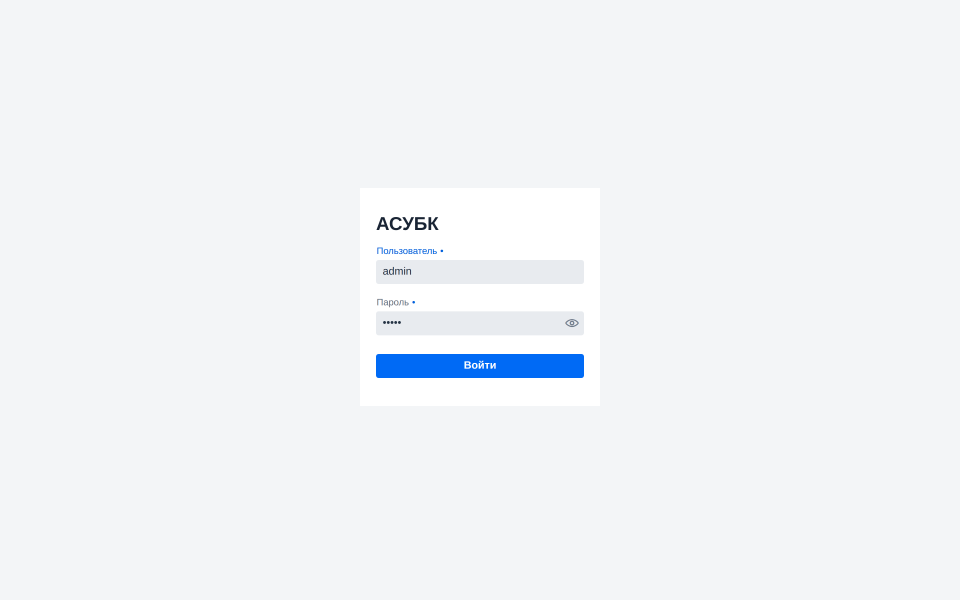
#> input picture user-manual/images/01-login-empty.png, 2880 x 1800 px, found by its file name (shown at 1/3 size)
$ python annotate.py
#> lines starting #> are read from the running program, lines starting #| are printed output that depends on the picture
#!/usr/bin/env python3
"""Crop + annotate auth screenshots for the user manual.
Screenshots are 2x (deviceScaleFactor=2); coords below are in real pixels."""
from PIL import Image, ImageDraw, ImageFont

IMG = "user-manual/images"
FONT_B = "/usr/share/fonts/truetype/dejavu/DejaVuSans-Bold.ttf"
RED = (220, 30, 30)
WHITE = (255, 255, 255)


def font(sz):
    return ImageFont.truetype(FONT_B, sz)


def box(d, x0, y0, x1, y1, w=4):
    d.rectangle([x0, y0, x1, y1], outline=RED, width=w)


def badge(d, cx, cy, n, r=26):
    d.ellipse([cx - r, cy - r, cx + r, cy + r], fill=RED, outline=WHITE, width=3)
    fnt = font(30)
    s = str(n)
    bb = d.textbbox((0, 0), s, font=fnt)
    d.text((cx - (bb[2] - bb[0]) / 2, cy - (bb[3] - bb[1]) / 2 - bb[1]), s, fill=WHITE, font=fnt)


# ---------- 1) login form ----------
im = Image.open(f"{IMG}/01-login-empty.png").convert("RGB")
#> im is the input picture: PIL image 2880x1800 RGB; mean R, G, B 241.3, 244.1, 247.2
crop = (1030, 520, 1850, 1280)
im = im.crop(crop)
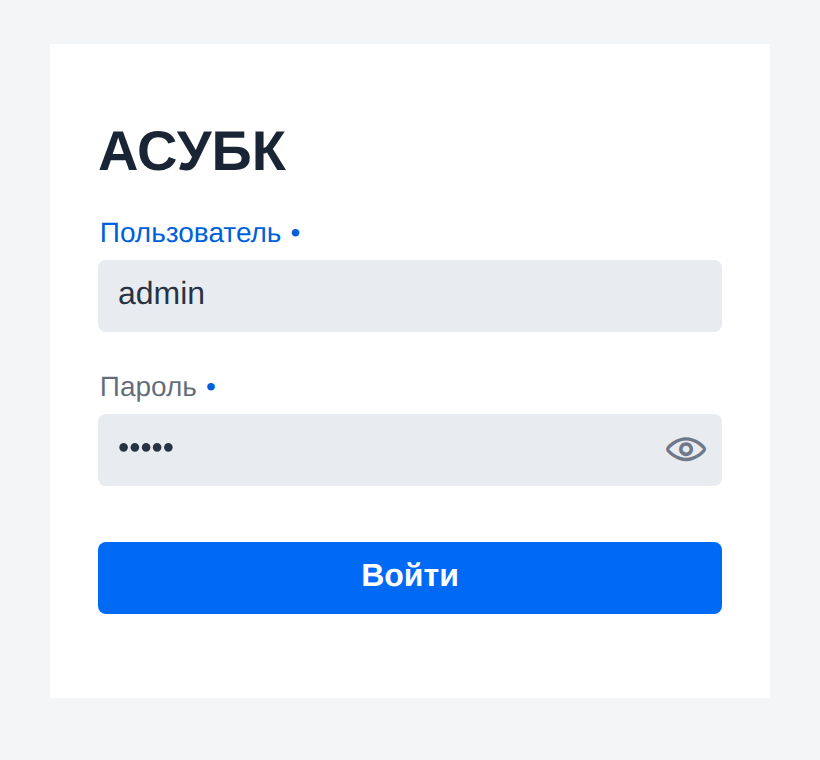
#> im: PIL image 820x760 RGB; mean R, G, B 228.6, 237.3, 248.5
ox, oy = crop[0], crop[1]
d = ImageDraw.Draw(im)
# field/button boxes in real px, shifted by crop origin
fields = [
    (1, 1140, 780, 1740, 852),   # username
    (2, 1140, 934, 1692, 1006),  # password
    (3, 1128, 1062, 1752, 1134), # submit
]
for n, x0, y0, x1, y1 in fields:
    box(d, x0 - ox, y0 - oy, x1 - ox, y1 - oy)
    badge(d, x0 - ox, (y0 + y1) / 2 - oy, n)
im.save(f"{IMG}/login-annotated.png")
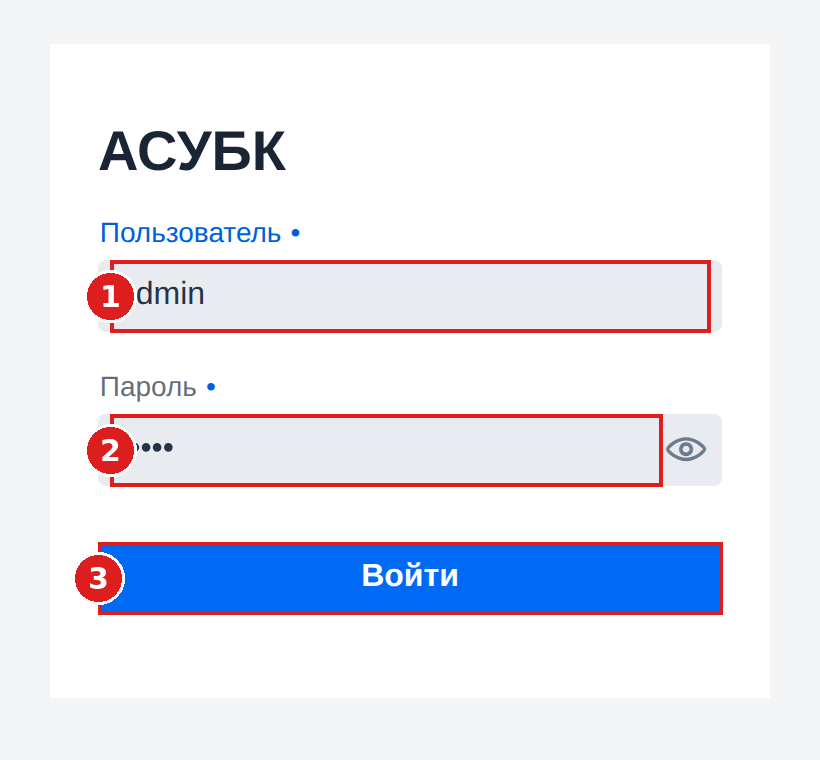
#> saved as login-annotated.png: PIL image 820x760 RGB; mean R, G, B 230.4, 231.9, 241.8
print("wrote login-annotated.png", im.size)
#| wrote login-annotated.png (820, 760)

# ---------- 2) home / main screen ----------
im2 = Image.open(f"{IMG}/03-home.png").convert("RGB")
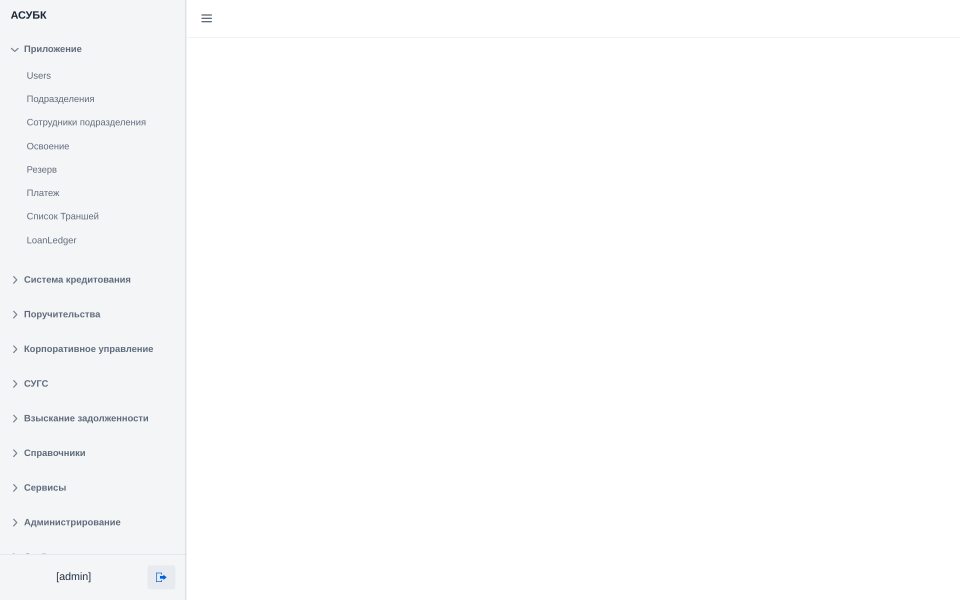
#> input picture user-manual/images/03-home.png, 2880 x 1800 px, found by its file name (shown at 1/3 size)
#> im2 is the input picture: PIL image 2880x1800 RGB; mean R, G, B 251.9, 252.3, 252.8
crop2 = (0, 0, 820, 1800)
im2 = im2.crop(crop2)
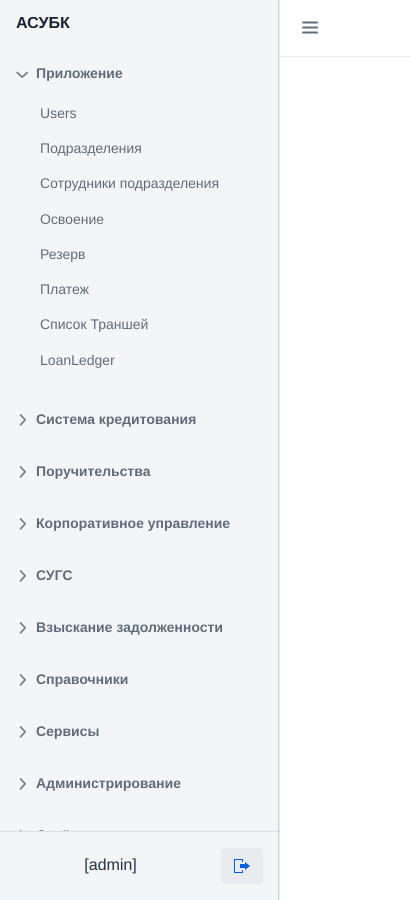
#> im2: PIL image 820x1800 RGB (shown at 1/2 size); mean R, G, B 244, 245.4, 247.2
d2 = ImageDraw.Draw(im2)
# sidebar toggle (hamburger) at top
box(d2, 582, 18, 668, 98, 4)
badge(d2, 548, 58, 1)
# left nav menu region
box(d2, 20, 120, 800, 1560, 4)
badge(d2, 60, 130, 2)
# current user + logout (bottom)
box(d2, 20, 1660, 560, 1790, 4)
badge(d2, 60, 1725, 3)
im2.save(f"{IMG}/home-annotated.png")
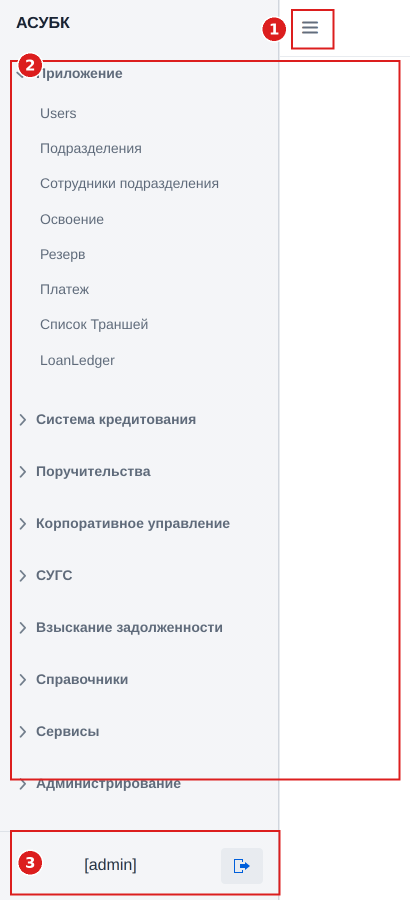
#> saved as home-annotated.png: PIL image 820x1800 RGB (shown at 1/2 size); mean R, G, B 243.6, 241.2, 243
print("wrote home-annotated.png", im2.size)
#| wrote home-annotated.png (820, 1800)

# ---------- 3) quick-login mockup ----------
im3 = Image.open(f"{IMG}/05-quicklogin.png").convert("RGB")
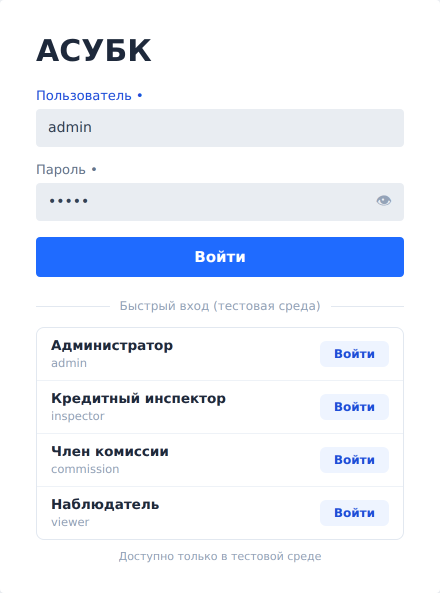
#> input picture user-manual/images/05-quicklogin.png, 880 x 1186 px, found by its file name (shown at 1/2 size)
#> im3 is the input picture: PIL image 880x1186 RGB; mean R, G, B 234.9, 240.2, 250.1
d3 = ImageDraw.Draw(im3)
# whole role panel
box(d3, 66, 662, 814, 1078, 4)
badge(d3, 104, 672, 1)
# "Войти" button of first role row
box(d3, 636, 684, 782, 734, 4)
badge(d3, 636, 709, 2)
im3.save(f"{IMG}/quicklogin-annotated.png")
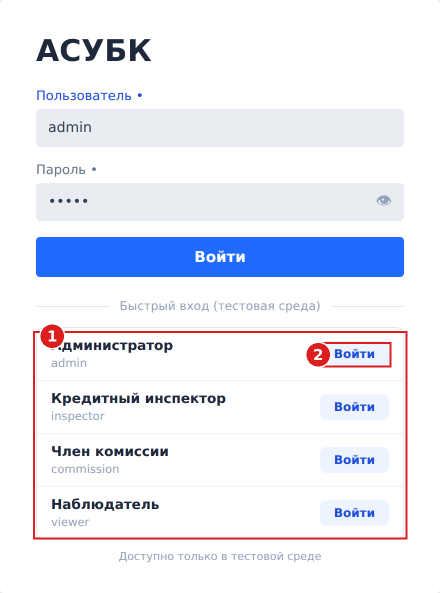
#> saved as quicklogin-annotated.png: PIL image 880x1186 RGB (shown at 1/2 size); mean R, G, B 234.6, 237.4, 247.3
print("wrote quicklogin-annotated.png", im3.size)
#| wrote quicklogin-annotated.png (880, 1186)
